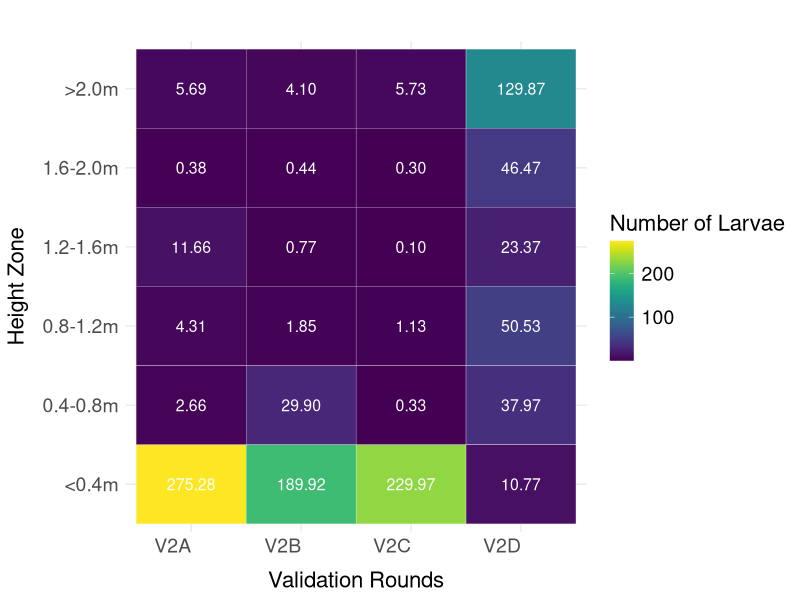

Generate this figure with R:
library(ggplot2)
library(dplyr)
library(forcats)
library(reshape2)
library(viridis)

# Correct data for each dataset
data_countsV2A <- data.frame(
  Category = c(">2.0m", "1.6-2.0m", "1.2-1.6m", "0.8-1.2m", "0.4-0.8m", "<0.4m"),
  Count = c(5.689655172, 0.3793103448, 11.65517241, 4.310344828, 2.655172414, 275.2758621)
)

data_countsV2B <- data.frame(
  Category = c(">2.0m", "1.6-2.0m", "1.2-1.6m", "0.8-1.2m", "0.4-0.8m", "<0.4m"),
  Count = c(4.102564103, 0.4358974359, 0.7692307692, 1.846153846, 29.8974359, 189.9230769)
)

data_countsV2C <- data.frame(
  Category = c(">2.0m", "1.6-2.0m", "1.2-1.6m", "0.8-1.2m", "0.4-0.8m", "<0.4m"),
  Count = c(5.733333333, 0.3, 0.1, 1.133333333, 0.3333333333, 229.9666667)
)

data_countsV2D <- data.frame(
  Category = c(">2.0m", "1.6-2.0m", "1.2-1.6m", "0.8-1.2m", "0.4-0.8m", "<0.4m"),
  Count = c(129.8666667, 46.46666667, 23.36666667, 50.53333333, 37.96666667, 10.76666667)
)

# Assign dataset labels
data_countsV2A$Dataset <- "V2A"
data_countsV2B$Dataset <- "V2B"
data_countsV2C$Dataset <- "V2C"
data_countsV2D$Dataset <- "V2D"

# Combine the datasets
data_combined <- bind_rows(data_countsV2A, data_countsV2B, data_countsV2C, data_countsV2D)

# Reverse the factor levels so <0.4m is at the top
data_combined <- data_combined %>%
  mutate(Category = factor(Category, levels = c("<0.4m", "0.4-0.8m", "0.8-1.2m", "1.2-1.6m", "1.6-2.0m", ">2.0m")))

# Reshape the data for heatmap
data_heatmap <- data_combined %>%
  rename(HeightZone = Category) %>%
  select(Dataset, HeightZone, Count)

# Create heatmap with values inside blocks
ggplot(data_heatmap, aes(x = Dataset, y = HeightZone, fill = Count)) +
  geom_tile(color = "white") +  # Add a border to tiles
  geom_text(aes(label = sprintf("%.2f", Count)), size = 4, color = "white") +  # Add numbers inside blocks
  scale_fill_viridis(option = "D", direction = 1, name = "Number of Larvae") +  # Corrected to make larger values more yellow
  labs(
    x = "Validation Rounds",
    y = "Height Zone",
    title = ""
  ) +
  theme_minimal() +
  theme(
    text = element_text(size = 16),
    axis.title.x = element_text(size = 16, margin = margin(t = 10)),
    axis.title.y = element_text(size = 16, margin = margin(r = 10)),  # Y-axis label on the left
    axis.text.x = element_text(size = 14, hjust = 1),  # Rotate x-axis labels
    axis.text.y = element_text(size = 14),
    legend.title = element_text(size = 16),
    legend.text = element_text(size = 14)
  )
